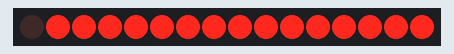
The sketch below on a simulated Arduino Uno, built with avr-gcc and run on an emulated ATmega328P. On the bench: 16 port-expander outputs drawn as a row of LEDs (first output left, lit = HIGH). Wiring (inferred from the names in the program): PCF8575 port expander at I2C address 0x20. Wiring (inferred from the signals the program sends): row of LEDs: on Q0, Q1, Q2, Q3, Q4, Q5, Q6, Q7, Q8, Q9, Q10, Q11, Q12, Q13, Q14, Q15.

Above: at 0.5 s.
At 2.5 s:
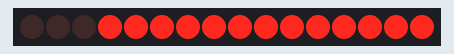
At 3.5 s:
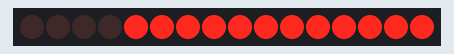
At 4.5 s:
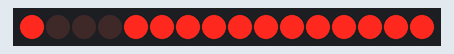
At 6.5 s:
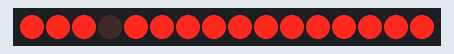
At 9.5 s:
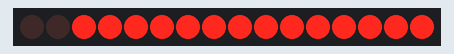
Timing chart, 0 to 10.4 s (numbered marks = the images above):
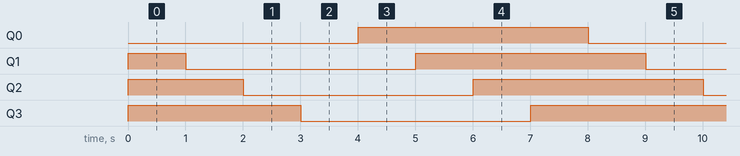

Measured:
- by itself, Q0: alternates HIGH for 4.0 s and LOW for 4.0 s
- by itself, Q1–3: repeats every 8.0 s: LOW 4.0 s, HIGH 4.0 s
- by itself, everything shown: repeats every 8.0 s, in 8 steps

The sketch:

PF575_I2C.ino
```cpp
#include <Wire.h>

/**
 *  Arduino PF575/PCF8575 I2C I/O port exapander LED blink example
 *
 *  Setup:
 *
 *  1. Connect A0, A1 and A2 to GND to set the address to 0x20.
 *  2. Connect SDL and SCL to the Arduino's I2C bus.
 *  3. Connect a LED to the P0 port of the I2C exapander.
 *     In my setup I am using a PNP Transistor connected to 5V unsing
 *     an resistor, the LED and the Arduino to make sure the LED gets
 *     a current from Vcc and not from the I2C exapander port.
 *
 *  This code is trying to explain how it works as simple as possible.
 *  More detailed examples are found on the web. Search for pcf8575 and
 *  you will find what you want.
*/

// Set I2C address
int address = 0x20;

void setup(){
  Wire.begin();
  // Set all ports as output
  //pf575_write(word(B11111111,B11111111));
  //delay(1000);
  pf575_write(word(B00000000,B00000000));
}

void loop(){
  int dTime = 1000;
  pf575_write(word(B00000001,B00000000));
  delay(dTime);
  pf575_write(word(B00000011,B00000000));
  delay(dTime);
  pf575_write(word(B00000111,B00000000));
  delay(dTime);
  pf575_write(word(B00001111,B00000000));
  delay(dTime);
  pf575_write(word(B00001110,B00000000));
  delay(dTime);
  pf575_write(word(B00001100,B00000000));
  delay(dTime);
  pf575_write(word(B00001000,B00000000));
  delay(dTime);
  pf575_write(word(B00000000,B00000000));
  delay(dTime);
}

// Function for writing two Bytes to the I2C expander device
void pf575_write(uint16_t data) {
  Wire.beginTransmission(address);
  Wire.write(highByte(data));
  Wire.write(lowByte(data));
  Wire.endTransmission();
}
```
